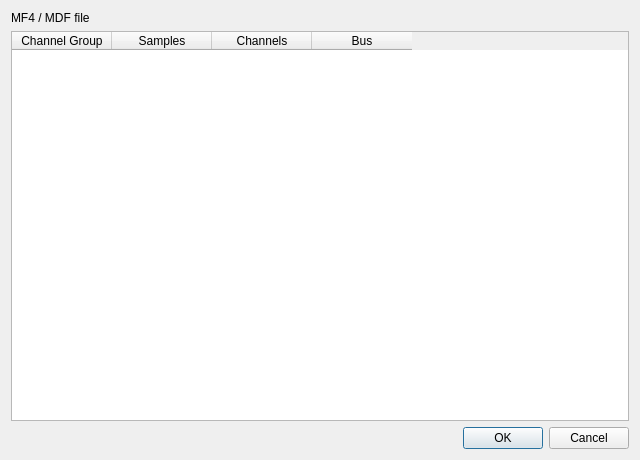
<?xml version="1.0" encoding="UTF-8"?>
<ui version="4.0">
 <class>Mf4DialogForm</class>
 <widget class="QWidget" name="Mf4DialogForm">
  <property name="windowTitle">
   <string>MF4 / MDF File</string>
  </property>
  <property name="minimumSize">
   <size>
    <width>640</width>
    <height>460</height>
   </size>
  </property>
  <layout class="QVBoxLayout" name="verticalLayout">
   <item>
    <widget class="QLabel" name="labelSummary">
     <property name="text">
      <string>MF4 / MDF file</string>
     </property>
    </widget>
   </item>
   <item>
    <widget class="QTableWidget" name="tableGroups">
     <property name="editTriggers">
      <set>QAbstractItemView::NoEditTriggers</set>
     </property>
     <property name="selectionBehavior">
      <enum>QAbstractItemView::SelectRows</enum>
     </property>
     <property name="sortingEnabled">
      <bool>true</bool>
     </property>
     <column>
      <property name="text"><string>Channel Group</string></property>
     </column>
     <column>
      <property name="text"><string>Samples</string></property>
     </column>
     <column>
      <property name="text"><string>Channels</string></property>
     </column>
     <column>
      <property name="text"><string>Bus</string></property>
     </column>
    </widget>
   </item>
   <item>
    <widget class="QDialogButtonBox" name="buttonBox">
     <property name="standardButtons">
      <set>QDialogButtonBox::Ok|QDialogButtonBox::Cancel</set>
     </property>
    </widget>
   </item>
  </layout>
 </widget>
</ui>
